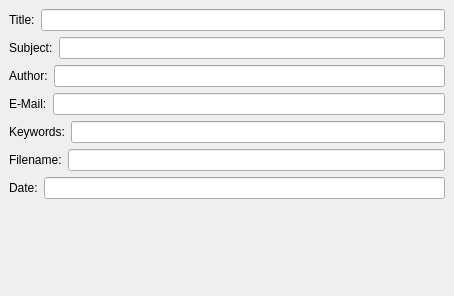
<ui version="4.0" >
 <class>Form</class>
 <widget class="QWidget" name="Form" >
  <property name="geometry" >
   <rect>
    <x>0</x>
    <y>0</y>
    <width>454</width>
    <height>296</height>
   </rect>
  </property>
  <property name="windowTitle" >
   <string>Form</string>
  </property>
  <layout class="QHBoxLayout" >
   <property name="margin" >
    <number>9</number>
   </property>
   <property name="spacing" >
    <number>6</number>
   </property>
   <item>
    <layout class="QVBoxLayout" >
     <property name="margin" >
      <number>0</number>
     </property>
     <property name="spacing" >
      <number>6</number>
     </property>
     <item>
      <layout class="QHBoxLayout" >
       <property name="margin" >
        <number>0</number>
       </property>
       <property name="spacing" >
        <number>6</number>
       </property>
       <item>
        <widget class="QLabel" name="label_2" >
         <property name="text" >
          <string>Title:</string>
         </property>
        </widget>
       </item>
       <item>
        <widget class="KLineEdit" name="Title" >
         <property name="sizePolicy" >
          <sizepolicy>
           <hsizetype>7</hsizetype>
           <vsizetype>0</vsizetype>
           <horstretch>1</horstretch>
           <verstretch>0</verstretch>
          </sizepolicy>
         </property>
        </widget>
       </item>
      </layout>
     </item>
     <item>
      <layout class="QHBoxLayout" >
       <property name="margin" >
        <number>0</number>
       </property>
       <property name="spacing" >
        <number>6</number>
       </property>
       <item>
        <widget class="QLabel" name="label_6" >
         <property name="text" >
          <string>Subject:</string>
         </property>
        </widget>
       </item>
       <item>
        <widget class="KLineEdit" name="Subject" >
         <property name="sizePolicy" >
          <sizepolicy>
           <hsizetype>7</hsizetype>
           <vsizetype>0</vsizetype>
           <horstretch>1</horstretch>
           <verstretch>0</verstretch>
          </sizepolicy>
         </property>
        </widget>
       </item>
      </layout>
     </item>
     <item>
      <layout class="QHBoxLayout" >
       <property name="margin" >
        <number>0</number>
       </property>
       <property name="spacing" >
        <number>6</number>
       </property>
       <item>
        <widget class="QLabel" name="label" >
         <property name="text" >
          <string>Author:</string>
         </property>
        </widget>
       </item>
       <item>
        <widget class="KLineEdit" name="Author" >
         <property name="sizePolicy" >
          <sizepolicy>
           <hsizetype>7</hsizetype>
           <vsizetype>0</vsizetype>
           <horstretch>1</horstretch>
           <verstretch>0</verstretch>
          </sizepolicy>
         </property>
        </widget>
       </item>
      </layout>
     </item>
     <item>
      <layout class="QHBoxLayout" >
       <property name="margin" >
        <number>0</number>
       </property>
       <property name="spacing" >
        <number>6</number>
       </property>
       <item>
        <widget class="QLabel" name="label_7" >
         <property name="text" >
          <string>E-Mail:</string>
         </property>
        </widget>
       </item>
       <item>
        <widget class="KLineEdit" name="EMail" >
         <property name="sizePolicy" >
          <sizepolicy>
           <hsizetype>7</hsizetype>
           <vsizetype>0</vsizetype>
           <horstretch>1</horstretch>
           <verstretch>0</verstretch>
          </sizepolicy>
         </property>
        </widget>
       </item>
      </layout>
     </item>
     <item>
      <layout class="QHBoxLayout" >
       <property name="margin" >
        <number>0</number>
       </property>
       <property name="spacing" >
        <number>6</number>
       </property>
       <item>
        <widget class="QLabel" name="label_3" >
         <property name="text" >
          <string>Keywords:</string>
         </property>
        </widget>
       </item>
       <item>
        <widget class="KLineEdit" name="Keywords" >
         <property name="sizePolicy" >
          <sizepolicy>
           <hsizetype>7</hsizetype>
           <vsizetype>0</vsizetype>
           <horstretch>1</horstretch>
           <verstretch>0</verstretch>
          </sizepolicy>
         </property>
        </widget>
       </item>
      </layout>
     </item>
     <item>
      <layout class="QHBoxLayout" >
       <property name="margin" >
        <number>0</number>
       </property>
       <property name="spacing" >
        <number>6</number>
       </property>
       <item>
        <widget class="QLabel" name="label_4" >
         <property name="text" >
          <string>Filename:</string>
         </property>
        </widget>
       </item>
       <item>
        <widget class="KLineEdit" name="Filename" >
         <property name="sizePolicy" >
          <sizepolicy>
           <hsizetype>7</hsizetype>
           <vsizetype>0</vsizetype>
           <horstretch>1</horstretch>
           <verstretch>0</verstretch>
          </sizepolicy>
         </property>
        </widget>
       </item>
      </layout>
     </item>
     <item>
      <layout class="QHBoxLayout" >
       <property name="margin" >
        <number>0</number>
       </property>
       <property name="spacing" >
        <number>6</number>
       </property>
       <item>
        <widget class="QLabel" name="label_5" >
         <property name="text" >
          <string>Date:</string>
         </property>
        </widget>
       </item>
       <item>
        <widget class="KLineEdit" name="Date" >
         <property name="sizePolicy" >
          <sizepolicy>
           <hsizetype>7</hsizetype>
           <vsizetype>0</vsizetype>
           <horstretch>1</horstretch>
           <verstretch>0</verstretch>
          </sizepolicy>
         </property>
        </widget>
       </item>
      </layout>
     </item>
     <item>
      <spacer>
       <property name="orientation" >
        <enum>Qt::Vertical</enum>
       </property>
       <property name="sizeHint" >
        <size>
         <width>406</width>
         <height>16</height>
        </size>
       </property>
      </spacer>
     </item>
    </layout>
   </item>
  </layout>
 </widget>
 <resources/>
 <connections/>
  <customwidgets>
    <customwidget>
      <class>KLineEdit</class>
      <extends>QLineEdit</extends>
      <header>klineedit.h</header>
      <container>0</container>
      <pixmap></pixmap>
    </customwidget>
  </customwidgets>
</ui>
